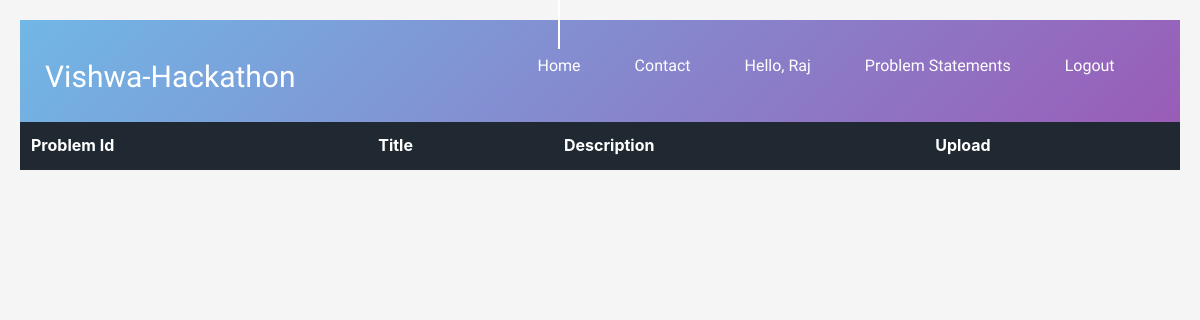
The app's page /problems (signed in), older data.
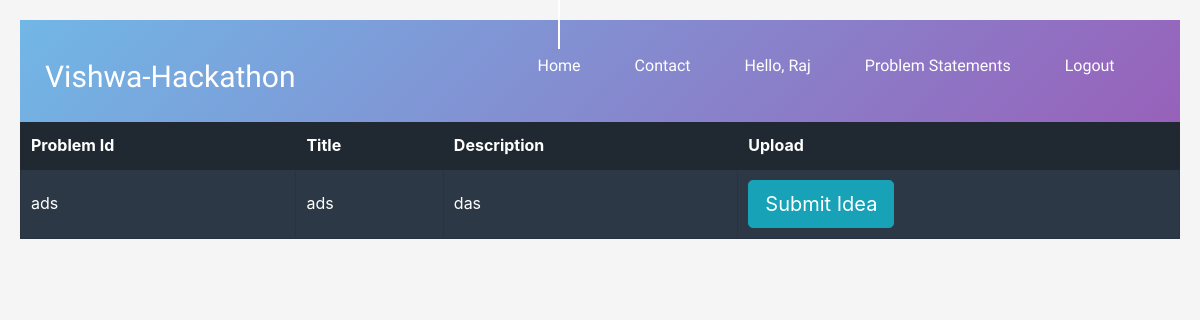
The same page, newer data.
### hack/models.py (models this page shows)
class problem(models.Model):
    problem_id = models.TextField(default="")
    title = models.TextField()
    desc = models.TextField()
    def __str__(self):
        return self.problem_id

### hack/views.py (the view)
# urls.py: path("problems", views.form, name="problems"),
def form(request):
    if request.method == 'GET':
        problems = problem.objects.all()
        forms = Reg.objects.filter(user = request.user)
        context = {'form': problem_form() ,'problems':problems,'forms': forms}
        return render(request,"problems.html",context)
    else:
        form = problem_form(request.POST , request.FILES)
        newform = form.save(commit = False)
        newform.user = request.user
        newform.save()
        return redirect('index')

### hack/templates/problems.html (shortened to what this page needs)
{% load static %}
<!DOCTYPE html>
<html lang="en">
<head>
  <link rel="stylesheet" type="text/css" href="{% static 'styles/bootstrap4/bootstrap.min.css' %}">
  <link href="{% static 'plugins/font-awesome-4.7.0/css/font-awesome.min.css' %}" rel="stylesheet" type="text/css">
  <link rel="stylesheet" type="text/css" href="{% static 'plugins/OwlCarousel2-2.2.1/owl.carousel.css' %}">
  <link rel="stylesheet" type="text/css" href="{% static 'plugins/OwlCarousel2-2.2.1/owl.theme.default.css' %}">
  <link rel="stylesheet" type="text/css" href="{% static 'plugins/OwlCarousel2-2.2.1/animate.css' %}">
  <link rel="stylesheet" type="text/css" href="{% static 'styles/main_styles.css' %}">
  <link rel="stylesheet" type="text/css" href="{% static 'styles/responsive.css' %}">
    <link rel="stylesheet" href="https://maxcdn.bootstrapcdn.com/bootstrap/4.5.2/css/bootstrap.min.css">
    <link rel="stylesheet" type="text/css" href="{% static 'styles/problems.css' %}">
</head>
<body>
  <div class="super_container" style="background: linear-gradient(135deg, #71b7e6, #9b59b6);">
    <header class="header">
      <div class="container">
        <div class="row">
          <div class="col">
            <div class="header_content d-flex flex-row align-items-center justify-content-start">
              <div class="header_content_inner d-flex flex-row align-items-end justify-content-start">
                <div class="logo"><a href="{% url 'index' %}">Vishwa-Hackathon</a></div>
                <nav class="main_nav">
                  <ul class="d-flex flex-row align-items-start justify-content-start">
                    <li class="active"><a href="{% url 'index' %}">Home</a></li>
                    {% if user.is_authenticated %}
                      <li><a href="contactus">Contact</a></li>
                      <li><a href="profile">Hello, {{user.first_name}}</a></a></li>
                      <li><a href="problems">Problem Statements</a></li>
                      <li><a href="logout">Logout</a></li>
                    {% else %}
                      <li><a href="register">Register</a></li>
                      <li><a href="login">Login</a></li>
                    {% endif %}
                  </ul>
                </nav>
              </div>
            </div>
          </div>
        </div>
      </div>
    </header>
      <div  >
        <br>
        <br>
        <br>
        <br>
        <form action="" method="post" enctype="multipart/form-data">
           <main>
              <table >
                <thead>
                  <tr>
                    <th>
                      Problem Id
                    </th>
                    <th>
                      Title
                    </th>
                    <th>
                      Description
                    </th>
                    <th>
                      Upload
                    </th>
                  </tr>
                </thead>
                <tbody>
                  {% for problem in problems %}
                    <tr>
                      <td>
                        {{problem.problem_id}}
                      </td>
                      <td>
                        {{problem.title}}
                      </td>
                      <td>
                        {{problem.desc}}
                      </td>
                      <td>
                        <form class="container" method="post" enctype="multipart/form-data">
                          <button type="button" class="btn btn-info btn-lg" data-toggle="modal" data-target="#myModal">Submit Idea</button>
                        </form>
                      </td>
                    </tr>
                  {% endfor %}
                </tbody>
              </table>
      </form>
      </div>
    </div>
                    </body>
</html>
{% load static %}
<!DOCTYPE html>
<html lang="en">
<head>
    <link rel="stylesheet" href="https://maxcdn.bootstrapcdn.com/bootstrap/4.5.2/css/bootstrap.min.css">
    <link rel="stylesheet" type="text/css" href="{% static 'styles/problems.css' %}">
</head>
<body>

### static/styles/main_styles.css (style rules this page uses)
* { margin: 0; padding: 0; -webkit-font-smoothing: antialiased; -webkit-text-shadow: rgba(0,0,0,.01) 0 0 1px; text-shadow: rgba(0,0,0,.01) 0 0 1px; }
body { font-family: 'Open Sans', sans-serif; font-size: 14px; font-weight: 400; background: #FFFFFF; color: #a5a5a5; }
div { display: block; position: relative; -webkit-box-sizing: border-box; -moz-box-sizing: border-box; box-sizing: border-box; }
ul { list-style: none; margin-bottom: 0px; }
a, a:hover, a:visited, a:active, a:link { text-decoration: none; -webkit-font-smoothing: antialiased; -webkit-text-shadow: rgba(0,0,0,.01) 0 0 1px; text-shadow: rgba(0,0,0,.01) 0 0 1px; }
.super_container { width: 100%; overflow: hidden; }
.header { position: fixed; top: 0; left: 0; width: 100%; z-index: 100; -webkit-transition: all 200ms ease; -moz-transition: all 200ms ease; -ms-transition: all 200ms ease; -o-transition: all 200ms ease; transition: all 200ms ease; }
.header_content { width: 100%; height: 148px; -webkit-transition: all 200ms ease; -moz-transition: all 200ms ease; -ms-transition: all 200ms ease; -o-transition: all 200ms ease; transition: all 200ms ease; }
.header_content_inner { width: 100%; }
.logo a { font-family: 'Oswald', sans-serif; font-size: 30px; font-weight: 500; color: #FFFFFF; line-height: 0.75; }
.main_nav { margin-left: 242px; }
.main_nav ul li { position: relative; }
.main_nav ul li::after { display: block; position: absolute; left: 50%; -webkit-transform: translateX(-50%); -moz-transform: translateX(-50%); -ms-transform: translateX(-50%); -o-transform: translateX(-50%); transform: translateX(-50%); top: -104px; width: 2px; height: 0px; background: #FFFFFF; content: ''; visibility: hidden; opacity: 0; -webkit-transition: all 200ms ease; -moz-transition: all 200ms ease; -ms-transition: all 200ms ease; -o-transition: all 200ms ease; transition: all 200ms ease; }
.main_nav ul li.active::after, .main_nav ul li:hover::after { height: 100px; visibility: visible; opacity: 1; }
.main_nav ul li:not(:last-child) { margin-right: 54px; }
.main_nav ul li a { font-family: 'Oswald', sans-serif; font-size: 16px; font-weight: 400; color: #FFFFFF; white-space: nowrap; }

### static/styles/problems.css (style rules this page uses)
* { box-sizing: border-box; }
body { padding: 20px; background-color: whitesmoke; line-height: 1.6; -webkit-font-smoothing: antialiased; }
main { background-color: #2C3845; }
td { color: #fff; }
table { display: block; }
tr, td, tbody, tfoot { display: block; }
thead { display: none; }
tr { padding-bottom: 10px; }
td { padding: 10px 10px 0; text-align: center; }
td:before { content: attr(data-title); color: #7a91aa; text-transform: uppercase; font-size: 1.4rem; padding-right: 10px; display: block; }
table { width: 100%; }
th { text-align: left; font-weight: 700; }
thead th { background-color: #202932; color: #fff; border: 1px solid #202932; }
@media (min-width: 460px) { td { text-align: left; } }
@media (min-width: 460px) { td:before { display: inline-block; text-align: right; width: 140px; } }
@media (min-width: 720px) { table { display: table; border-radius: 30px; } }
@media (min-width: 720px) { tr { display: table-row; } }
@media (min-width: 720px) { td, th { display: table-cell; } }
@media (min-width: 720px) { tbody { display: table-row-group; } }
@media (min-width: 720px) { thead { display: table-header-group; } }
@media (min-width: 720px) { td { border: 1px solid #28333f; } }
@media (min-width: 720px) { td:before { display: none; } }
@media (min-width: 720px) { td, th { padding: 10px; } }

Row changes from the older to the newer data that the page shows:
added problem: problem_id "ads", title "ads", desc "das"
